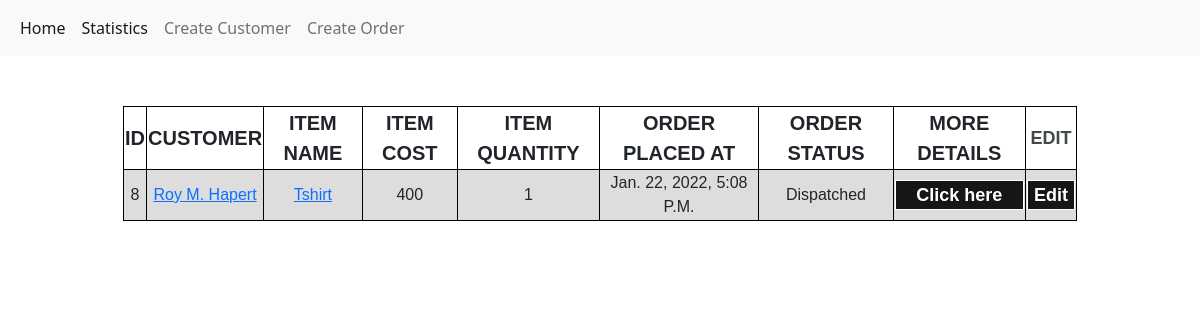
/app/dispatchedList/, run on an earlier commit of the app's database.
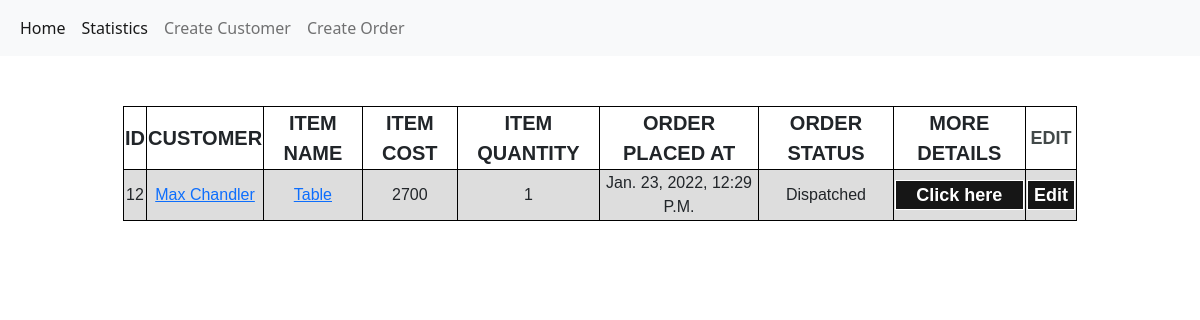
And on a later commit of the database.
### app/models.py (models this page shows, shortened)
class OrderDetails(models.Model):
    customer = models.ForeignKey(Customer, related_name="customer",on_delete=models.SET_DEFAULT, default="NA")
    item_name = models.CharField(max_length=200)
    item_cost = models.IntegerField()
    item_quantity = models.IntegerField()
    order_choices = (
    ('pending','pending'),
    ('dispatched', 'dispatched'),
    ('delivered','delivered'),
        )
    order_status = models.CharField(max_length=30, choices=order_choices, default='pending')
    date = models.DateTimeField(auto_now_add=True)

class Customer(models.Model):
    name = models.CharField(max_length=200)
    contact = PhoneNumberField()
    email = models.EmailField()
    address = models.CharField(max_length=300)
    city = models.CharField(max_length=50)
    state = models.CharField(max_length=50)
    date = models.DateTimeField(auto_now_add=True)
    def __str__(self):
        return self.name

### app/views.py (the view)
class DispatchedListView(TemplateView):
    template_name = "app/dispatched.html"
    def get_context_data(self, **kwargs):
        context =  super().get_context_data(**kwargs)
        context['dispatchedList'] = OrderDetails.objects.filter(order_status="dispatched")
        return context

### templates/app/dispatched.html
{% extends "base.html"%} {% block body_block %}
<div id="table-1">
    {% if dispatchedList%}
    <table class="customer-list-table-1">
        <tr class="list-tr">
          <th class="list-th">ID</th>
          <th class="list-th">CUSTOMER</th>
          <th class="list-th">ITEM NAME</th>
          <th class="list-th">ITEM COST</th>
          <th class="list-th">ITEM QUANTITY</th>
          <th class="list-th">ORDER PLACED AT</th>
          <th class="list-th">ORDER STATUS</th>
          <th class="list-th">MORE DETAILS</th>
          <th class="home-th">EDIT</th>
        </tr>
        {% for order in dispatchedList %}
        <tr class="list-tr">
          <td class="list-td">{{ order.id}}</td>
          <td class="list-td"><a href="{% url 'app:customerDetails' pk=order.customer.id %}">{{order.customer}}</a></td>
          <td class="list-td"><a href="{% url 'app:itemList' slug=order.item_name %}">{{order.item_name}}</a></td>
          <td class="list-td">{{order.item_cost}}</td>
          <td class="list-td">{{order.item_quantity}}</td>
          <td class="list-td">{{order.date}}</td>
          <td class="list-td">{{order.order_status}}</td>
          <td class="order-list-td"><a href="{% url 'app:orderDetails' pk=order.id %}"><button class="Edit-btn">Click here</button></a></td>
          <td class="list-td"><a href="{% url 'app:updateOrder' pk=order.id %}"><button class="Edit-btn">Edit</button></a></td>
        </tr>
        {% endfor %}
      </table>
      {% else %}
    <div>
        <h1 id="no-orders">NO ORDERS!!</h1>
    </div>
    {% endif %}
</div>
{% endblock %}

What changed in the data, as far as the page shows it:
no longer on this page (row edited): OrderDetails: id "8", customer "Roy M. Hapert", item_name "Tshirt", item_cost "400", item_quantity "1", date "Jan. 22, 2022, 5:08 P.m.", order_status "Dispatched"
now on this page (row edited): OrderDetails: id "12", customer "Max Chandler", item_name "Table", item_cost "2700", item_quantity "1", date "Jan. 23, 2022, 12:29 P.m.", order_status "Dispatched"
